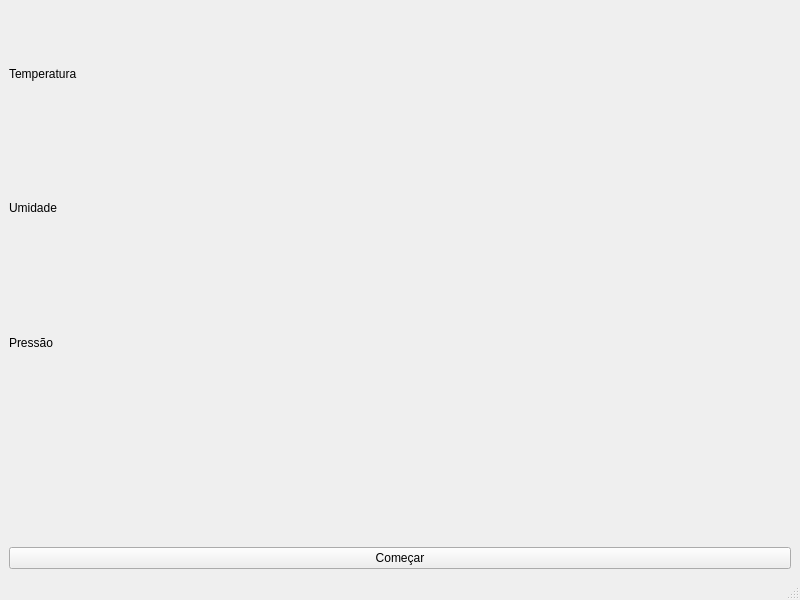
<?xml version="1.0" encoding="UTF-8"?>
<ui version="4.0">
 <class>MainWindow</class>
 <widget class="QMainWindow" name="MainWindow">
  <property name="geometry">
   <rect>
    <x>0</x>
    <y>0</y>
    <width>800</width>
    <height>600</height>
   </rect>
  </property>
  <property name="windowTitle">
   <string>MainWindow</string>
  </property>
  <widget class="QWidget" name="centralwidget">
   <layout class="QGridLayout" name="gridLayout">
    <item row="2" column="0">
     <widget class="QLabel" name="label_press">
      <property name="text">
       <string>Pressão</string>
      </property>
     </widget>
    </item>
    <item row="4" column="0">
     <widget class="QPushButton" name="btn_start">
      <property name="text">
       <string>Começar</string>
      </property>
     </widget>
    </item>
    <item row="1" column="0">
     <widget class="QLabel" name="label_humi">
      <property name="text">
       <string>Umidade</string>
      </property>
     </widget>
    </item>
    <item row="0" column="0">
     <widget class="QLabel" name="label_temp">
      <property name="text">
       <string>Temperatura</string>
      </property>
     </widget>
    </item>
    <item row="3" column="0">
     <widget class="QLabel" name="label_lum">
      <property name="text">
       <string/>
      </property>
     </widget>
    </item>
   </layout>
  </widget>
  <widget class="QMenuBar" name="menubar">
   <property name="geometry">
    <rect>
     <x>0</x>
     <y>0</y>
     <width>800</width>
     <height>26</height>
    </rect>
   </property>
  </widget>
  <widget class="QStatusBar" name="statusbar"/>
 </widget>
 <resources/>
 <connections/>
</ui>
